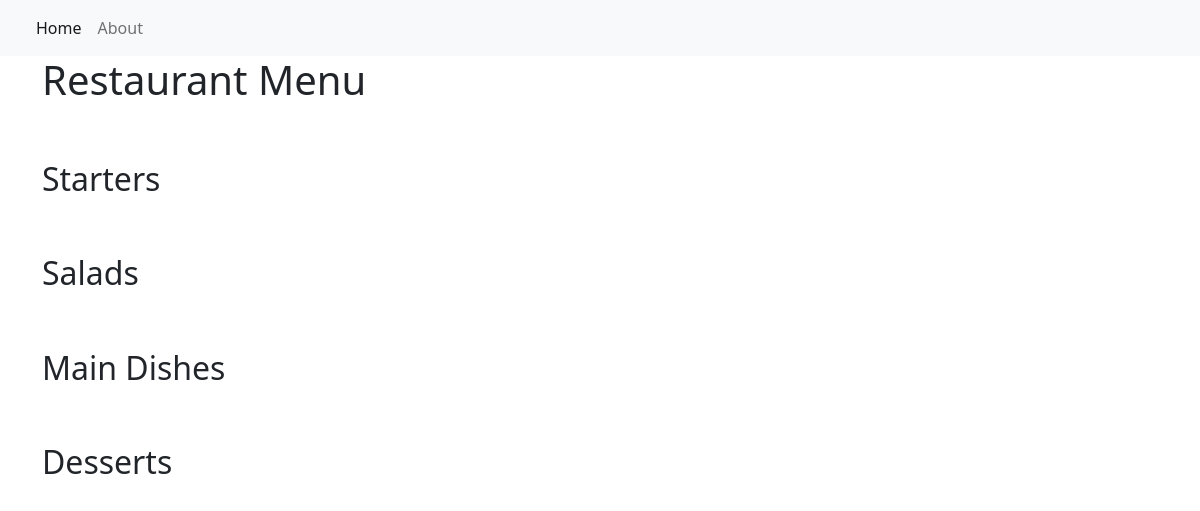
/, run on an earlier commit of the app's database.
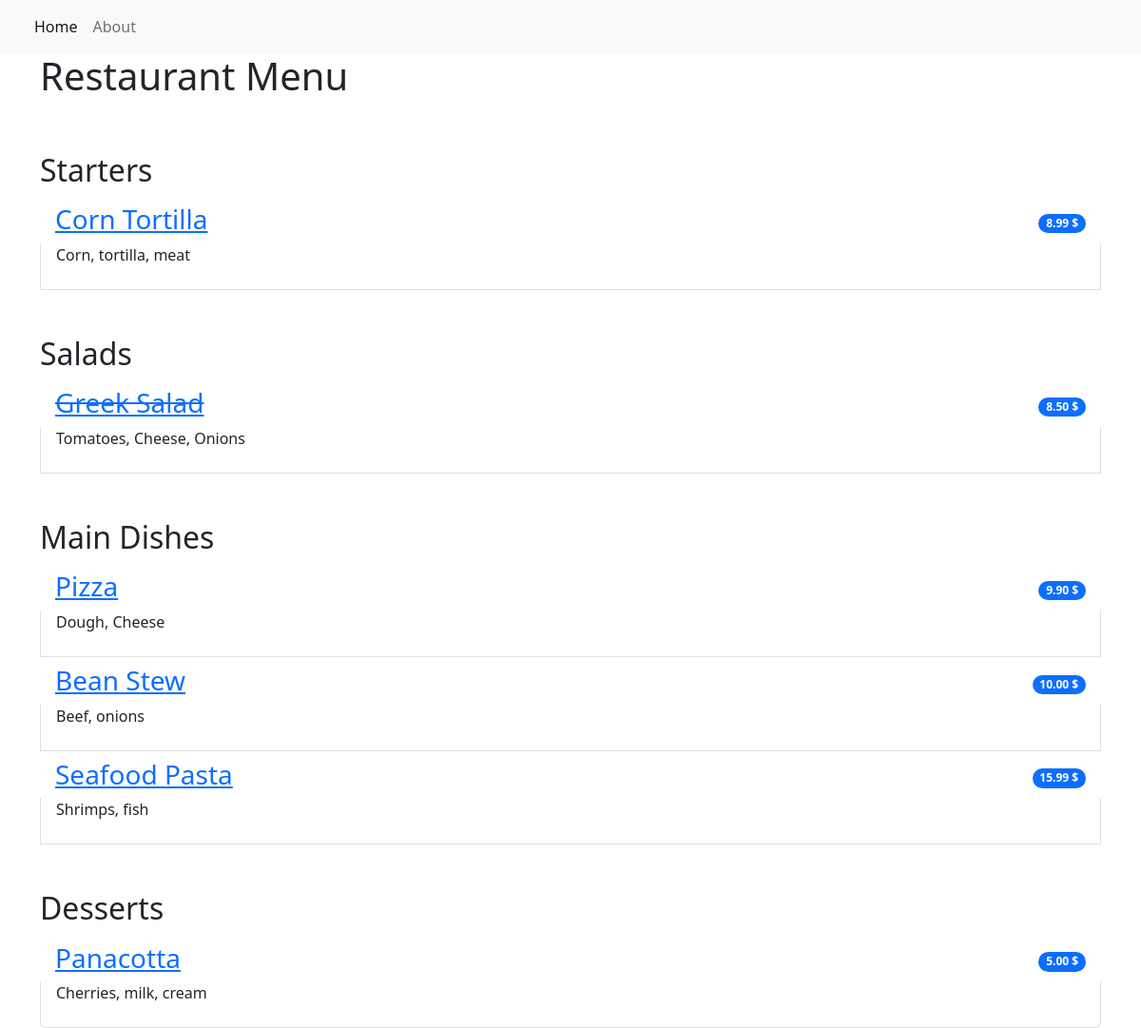
And on a later commit of the database.
### restaurant_menu/models.py (models this page shows, shortened)
class Item(models.Model):
    meal = models.CharField(max_length=1000, unique=True)
    description = models.CharField(max_length=2000)
    price = models.DecimalField(max_digits=10, decimal_places=2)
    meal_type = models.CharField(max_length=200, choices=MEAL_TYPE)
    author = models.ForeignKey(User, on_delete=models.PROTECT)
    status = models.IntegerField(choices=STATUS, default=0)
    date_created = models.DateTimeField(auto_now_add=True)  # auto_now_add -> Automatically set the field to now when the object is first created.
    date_updated = models.DateTimeField(auto_now=True)  # auto_now -> Automatically set the field to now every time the object is saved.

### restaurant_menu/views.py (the view)
# urls.py: path('', views.MenuListView.as_view(), name='home'),
class MenuListView(generic.ListView):
    queryset = Item.objects.order_by("date_created")
    template_name = 'index.html'
    def get_context_data(self, **kwargs):
        context = super().get_context_data(**kwargs)
        context['meal_types'] = MEAL_TYPE
        return context

### restaurant_menu/templates/index.html
{% extends 'base.html' %}
{% block content %}
<div class="container">
    <h1>Restaurant Menu</h1>
    <ul class="list-group list-group-flash">
        {% for meal_type in meal_types %}
        <h2 class="pt-5">{{ meal_type.1 }}</h2>
        {% for meal in item_list %}
        {% if meal.meal_type == meal_type.0 %}
        {% if not meal.status %}
        <li class="list-group-item d-flex justify-content-between align-items-center border-0 pb-0">
            <a href="{% url 'menu_item' meal.pk %}">
                <h3>
                    <del>{{ meal.meal }}</del>
                </h3>
            </a>
            <span class="badge bg-primary rounded-pill">{{ meal.price }} $</span>
        </li>
        <li class="list-group-item pt-0">
            <p>{{ meal.description }}</p>
        </li>
        {% else %}
        <li class="list-group-item d-flex justify-content-between align-items-center border-0 pb-0">
            <a href="{% url 'menu_item' meal.pk %}"><h3>{{ meal.meal }}</h3></a>
            <span class="badge bg-primary rounded-pill">{{ meal.price }} $</span>
        </li>
        <li class="list-group-item pt-0">
            <p>{{ meal.description }}</p>
        </li>
        {% endif %}
        {% endif %}
        {% endfor %}
        {% endfor %}
    </ul>
</div>
{% endblock content %}

### restaurant_menu/templates/base.html (shortened to what this page needs)
<!DOCTYPE html>
<html lang="en">
<head>
    <link href="https://cdn.jsdelivr.net/npm/bootstrap@5.2.0-beta1/dist/css/bootstrap.min.css" rel="stylesheet"
>
</head>
<body>
    <nav class="navbar navbar-expand-lg bg-light">
        <div class="container-fluid">
            <div class="collapse navbar-collapse" id="navbarNav">
                <ul class="navbar-nav">
                    <li class="nav-item">
                        <a class="nav-link active" aria-current="page" href="{% url 'home' %}">Home</a>
                    </li>
                    <li class="nav-item">
                        <a class="nav-link" aria-current="page" href="{% url 'about' %}">About</a>
                    </li>
                </ul>
            </div>
        </div>
    </nav>
    {% block content %}
    {% endblock content %}
</body>
</html>

What changed in the data, as far as the page shows it:
added Item: meal "Corn Tortilla", price "8.99", description "Corn, tortilla, meat", shown under "Starters"
added Item: meal "Greek Salad", price "8.50", description "Tomatoes, Cheese, Onions", shown under "Salads"
added Item: meal "Pizza", price "9.90", description "Dough, Cheese", shown under "Main Dishes"
added Item: meal "Bean Stew", price "10.00", description "Beef, onions", shown under "Main Dishes"
added Item: meal "Seafood Pasta", price "15.99", description "Shrimps, fish", shown under "Main Dishes"
added Item: meal "Panacotta", price "5.00", description "Cherries, milk, cream", shown under "Desserts"
